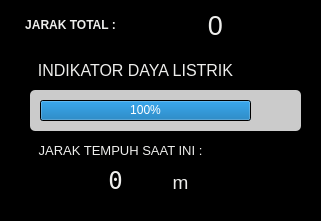
   <widget class="QFrame" name="frame_9">
    <property name="geometry">
     <rect>
      <x>10</x>
      <y>400</y>
      <width>321</width>
      <height>221</height>
     </rect>
    </property>
    <property name="styleSheet">
     <string notr="true">background-color:rgb(0, 0, 0);
border-radius:5px
</string>
    </property>
    <property name="frameShape">
     <enum>QFrame::StyledPanel</enum>
    </property>
    <property name="frameShadow">
     <enum>QFrame::Raised</enum>
    </property>
    <widget class="QLabel" name="txtTotalDistance">
     <property name="geometry">
      <rect>
       <x>140</x>
       <y>0</y>
       <width>151</width>
       <height>51</height>
      </rect>
     </property>
     <property name="font">
      <font>
       <pointsize>20</pointsize>
      </font>
     </property>
     <property name="styleSheet">
      <string notr="true">color : rgb(238, 238, 236);</string>
     </property>
     <property name="text">
      <string>0</string>
     </property>
     <property name="alignment">
      <set>Qt::AlignCenter</set>
     </property>
    </widget>
    <widget class="QLabel" name="label_14">
     <property name="geometry">
      <rect>
       <x>0</x>
       <y>10</y>
       <width>141</width>
       <height>31</height>
      </rect>
     </property>
     <property name="font">
      <font>
       <pointsize>9</pointsize>
      </font>
     </property>
     <property name="styleSheet">
      <string notr="true">color : rgb(238, 238, 236);</string>
     </property>
     <property name="text">
      <string>&lt;html&gt;&lt;head/&gt;&lt;body&gt;&lt;p&gt;&lt;span style=&quot; font-weight:600;&quot;&gt;JARAK TOTAL :&lt;/span&gt;&lt;/p&gt;&lt;/body&gt;&lt;/html&gt;</string>
     </property>
     <property name="alignment">
      <set>Qt::AlignCenter</set>
     </property>
    </widget>
    <widget class="QLabel" name="label_11">
     <property name="geometry">
      <rect>
       <x>10</x>
       <y>60</y>
       <width>251</width>
       <height>20</height>
      </rect>
     </property>
     <property name="font">
      <font>
       <pointsize>12</pointsize>
       <weight>50</weight>
       <bold>false</bold>
      </font>
     </property>
     <property name="styleSheet">
      <string notr="true">color : rgb(238, 238, 236);</string>
     </property>
     <property name="text">
      <string>INDIKATOR DAYA LISTRIK</string>
     </property>
     <property name="alignment">
      <set>Qt::AlignCenter</set>
     </property>
    </widget>
    <widget class="QFrame" name="frame_4">
     <property name="geometry">
      <rect>
       <x>30</x>
       <y>90</y>
       <width>271</width>
       <height>41</height>
      </rect>
     </property>
     <property name="styleSheet">
      <string notr="true">
background-color: rgb(203, 203, 203);</string>
     </property>
     <property name="frameShape">
      <enum>QFrame::WinPanel</enum>
     </property>
     <property name="frameShadow">
      <enum>QFrame::Sunken</enum>
     </property>
     <widget class="QProgressBar" name="energyBar">
      <property name="geometry">
       <rect>
        <x>10</x>
        <y>10</y>
        <width>211</width>
        <height>21</height>
       </rect>
      </property>
      <property name="font">
       <font>
        <pointsize>9</pointsize>
       </font>
      </property>
      <property name="autoFillBackground">
       <bool>false</bool>
      </property>
      <property name="styleSheet">
       <string notr="true">color: rgb(255, 255, 255);
background-color: rgb(0, 0, 0);</string>
      </property>
      <property name="maximum">
       <number>3000</number>
      </property>
      <property name="value">
       <number>3000</number>
      </property>
      <property name="alignment">
       <set>Qt::AlignCenter</set>
      </property>
     </widget>
     <widget class="QLabel" name="label_21">
      <property name="geometry">
       <rect>
        <x>230</x>
        <y>0</y>
        <width>31</width>
        <height>41</height>
       </rect>
      </property>
      <property name="styleSheet">
       <string notr="true">color : rgb(238, 238, 236)</string>
      </property>
      <property name="text">
       <string/>
      </property>
      <property name="pixmap">
       <pixmap resource="project_assets.qrc">:/newPrefix/charging-station.png</pixmap>
      </property>
      <property name="alignment">
       <set>Qt::AlignCenter</set>
      </property>
     </widget>
    </widget>
    <widget class="QLabel" name="label_22">
     <property name="geometry">
      <rect>
       <x>10</x>
       <y>140</y>
       <width>221</width>
       <height>20</height>
      </rect>
     </property>
     <property name="font">
      <font>
       <pointsize>10</pointsize>
       <weight>50</weight>
       <bold>false</bold>
      </font>
     </property>
     <property name="styleSheet">
      <string notr="true">color : rgb(238, 238, 236);</string>
     </property>
     <property name="text">
      <string>JARAK TEMPUH SAAT INI :</string>
     </property>
     <property name="alignment">
      <set>Qt::AlignCenter</set>
     </property>
    </widget>
    <widget class="QLabel" name="txtMileage">
     <property name="geometry">
      <rect>
       <x>70</x>
       <y>160</y>
       <width>91</width>
       <height>41</height>
      </rect>
     </property>
     <property name="font">
      <font>
       <family>DejaVu Sans Mono</family>
       <pointsize>18</pointsize>
      </font>
     </property>
     <property name="styleSheet">
      <string notr="true">color:rgb(238, 238, 236)</string>
     </property>
     <property name="text">
      <string>&lt;html&gt;&lt;head/&gt;&lt;body&gt;&lt;p&gt;0&lt;/p&gt;&lt;/body&gt;&lt;/html&gt;</string>
     </property>
     <property name="alignment">
      <set>Qt::AlignCenter</set>
     </property>
    </widget>
    <widget class="QLabel" name="txtMileage_2">
     <property name="geometry">
      <rect>
       <x>170</x>
       <y>171</y>
       <width>21</width>
       <height>20</height>
      </rect>
     </property>
     <property name="font">
      <font>
       <family>MS Shell Dlg 2</family>
       <pointsize>14</pointsize>
      </font>
     </property>
     <property name="styleSheet">
      <string notr="true">color:rgb(238, 238, 236)</string>
     </property>
     <property name="text">
      <string>&lt;html&gt;&lt;head/&gt;&lt;body&gt;&lt;p&gt;m&lt;/p&gt;&lt;/body&gt;&lt;/html&gt;</string>
     </property>
     <property name="alignment">
      <set>Qt::AlignCenter</set>
     </property>
    </widget>
   </widget>
